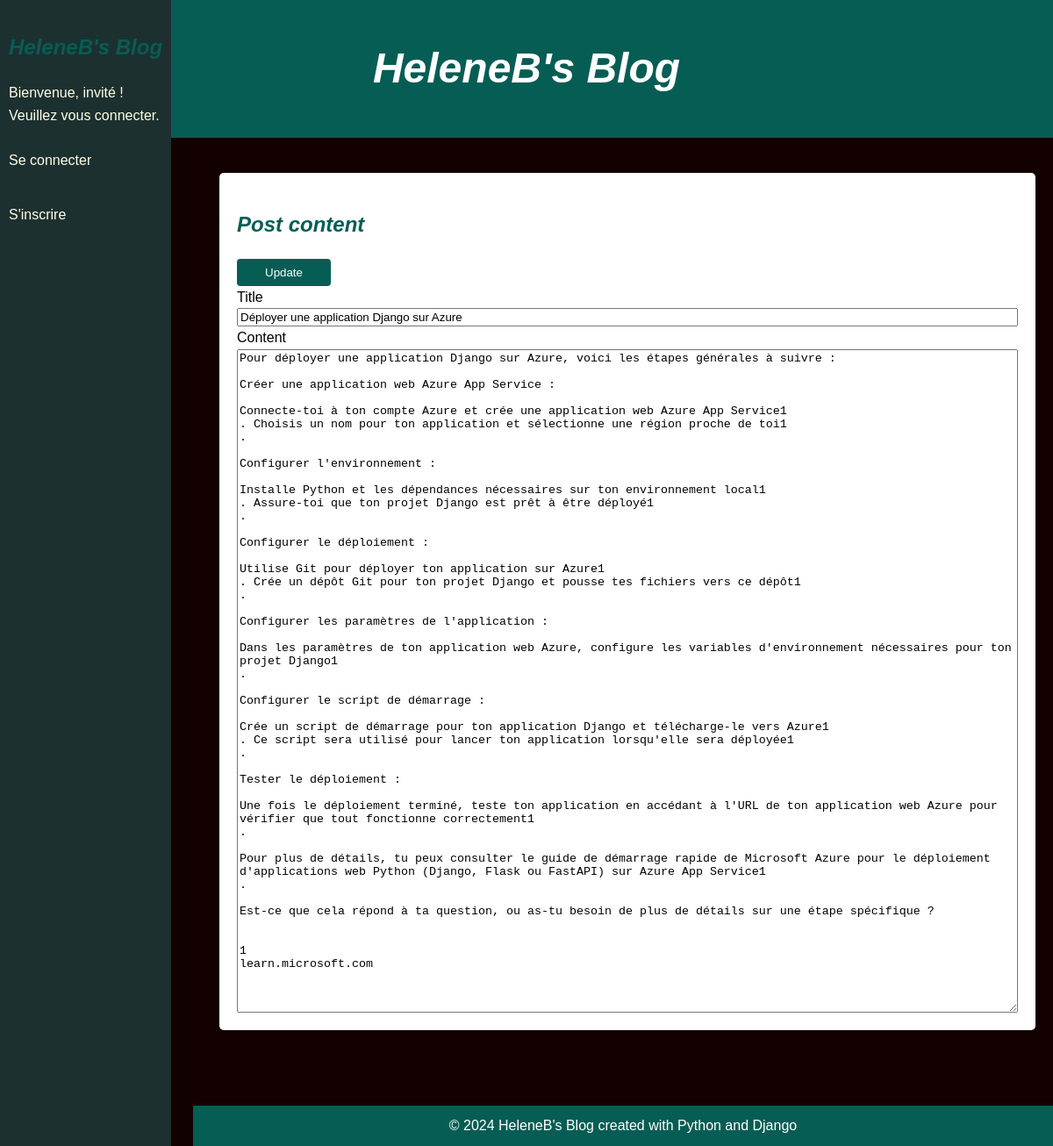
Before: /post/1/update/ with the older database file.
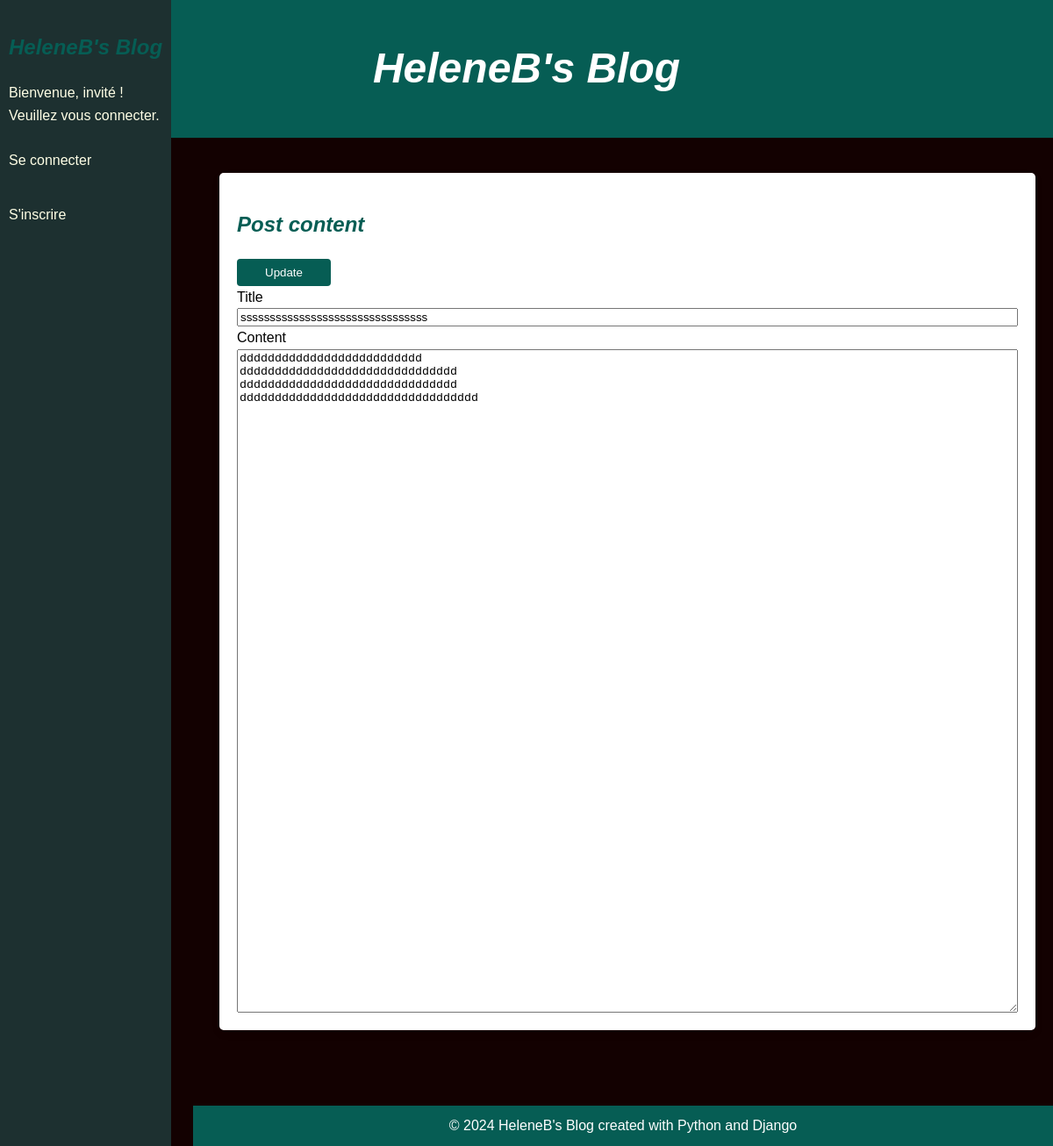
After: the same page with the newer database file.
### posts/models.py (models this page shows, shortened)
class Post(models.Model):
    title = models.CharField(max_length=100)
    content = models.TextField()
    photo= models.ForeignKey('Photo', on_delete=models.CASCADE, null=True, blank=True)
    created_at = models.DateTimeField(default=datetime.now, blank=True)
    contributors = models.ManyToManyField(settings.AUTH_USER_MODEL, through='PostContributor', related_name='contributions')

### posts/views.py (the view, shortened to what this page needs)
# urls.py: path('post/<int:pk>/update/', views.update_post, name='update_post'),
def update_post(request, pk):
    post = get_object_or_404(Post, pk=pk)
    return render(request, 'update_post.html', {'post': post})

### templates/update_post.html (shortened to what this page needs)
{% extends 'base.html' %} {% block content %}
<div class="container">
  <h2>Post content</h2>
  <form method="POST">
    <button class="btn" type="submit">Update</button>
    <div class="input-group">
      <label for="title">Title</label>
      <input
        type="text"
        name="title"
        id="title"
        required
        value="{{ post.title }}"
      />
    </div>
    <div class="input-group">
      <label for="content">Content</label>
      <textarea rows="50" cols="100" name="content" id="content" required>
{{ post.content }}</textarea
      >
    </div>
  </form>
</div>
{% endblock %}

Changed rows visible on the page:
changed Post: title "Déployer une application Django sur Azure" → "ssssssssssssssssssssssssssssssss"; content "Pour déployer une application Django sur Azure, voici les étapes générales à suivre : Créer une application web Azure App Service : Connecte-toi à ton compte Azure et crée une application web Azure App Service1 . Choisis un nom pour ton application et sélectionne une région proche de toi1 . Configurer l'environnement : Installe Python et les dépendances nécessaires sur ton environnement local1 . Assure-toi que ton projet Django est prêt à être déployé1 . Configurer le déploiement : Utilise Git pour déployer ton application sur Azure1 . Crée un dépôt Git pour ton projet Django et pousse tes fichiers vers ce dépôt1 . Configurer les paramètres de l'application : Dans les paramètres de ton…" → "dddddddddddddddddddddddddd ddddddddddddddddddddddddddddddd ddddddddddddddddddddddddddddddd dddddddddddddddddddddddddddddddddd"
